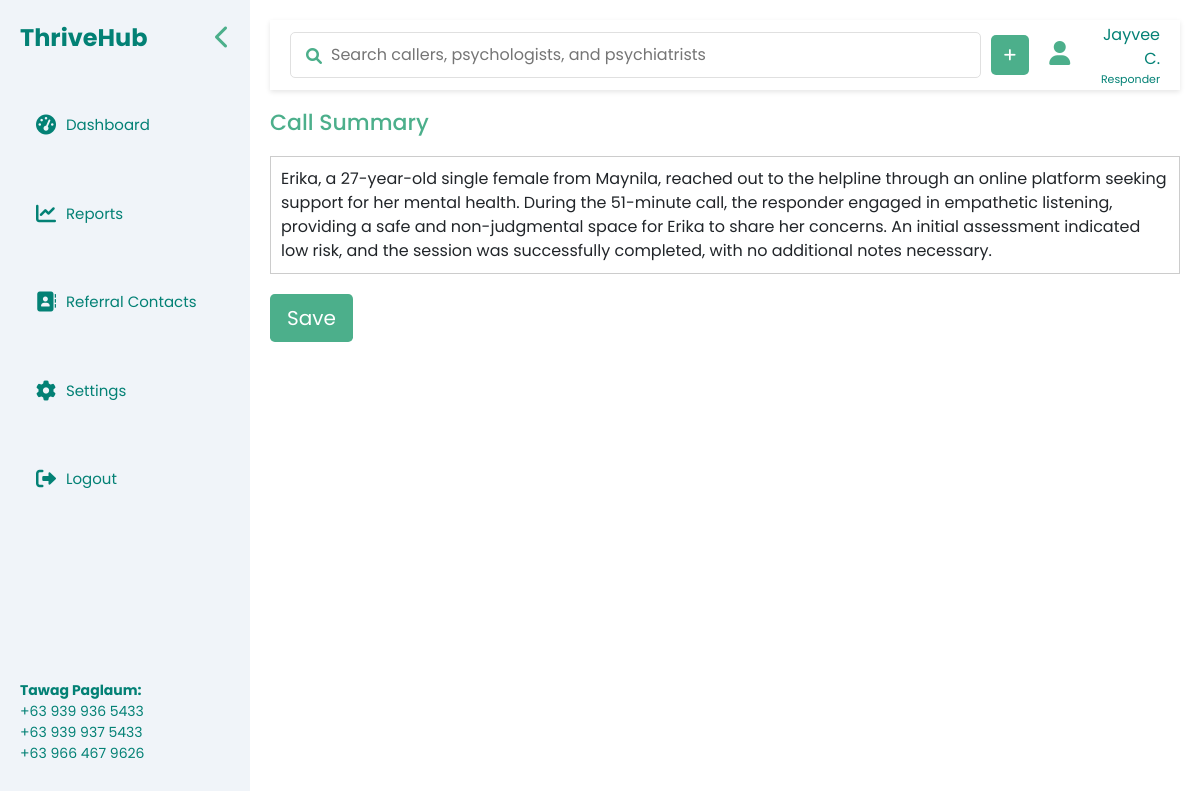
/form/callSummary/1 (signed in), run on the app's committed database.
### form/models.py (models this page shows, shortened)
class Responder(AbstractUser):
    responderID = models.AutoField(primary_key=True)
    mfa_secret = models.CharField(max_length=16, blank=True, null=True)
    mfa_enabled = models.BooleanField(default=False)
    responderName = models.CharField(max_length=255)
    role = models.CharField(max_length=255)
    shift = models.CharField(max_length=255)
    password = models.CharField(default="password")
    username = models.CharField(max_length=150, unique=True)

class AITranscript(models.Model):
    transcriptID = models.AutoField(primary_key=True)
    call_session = models.OneToOneField(CallSession, on_delete=models.CASCADE, related_name='transcript')
    transcriptSummary = models.CharField(max_length=255)
    generatedTimestamp = models.DateTimeField()
    transcriptFeedback = models.CharField(max_length=255)

### form/views.py (the view, shortened to what this page needs)
# urls.py: path('callSummary/<int:session_id>', views.summaryPage, name='SummaryPage'),
def summaryPage(request, session_id):
    session = get_object_or_404(CallSession, sessionID=session_id)
    transcript = getattr(session, 'transcript', None)  # Safely access the related transcript
    if not transcript:
        messages.error(request, "No transcript found for this session.")
        return redirect('AddCall')  # Redirect if no transcript exists
    context = {
        'session': session,
        'summary': transcript.transcriptSummary,
    }
    return render(request, 'form/call_summary.html', context)

### form/templates/form/call_summary.html (shortened to what this page needs)
{% extends 'layout.html' %}
{% block content %}
    <div class="mb-3">
        <h2 class="section-title">Call Summary</h2>
        <form method="POST" id="editSummaryForm">
            <div contenteditable="true" id="editableSummary" style="border: 1px solid #ccc; padding: 10px;">
                {{ summary }}
            </div>
            <button type="submit" class="btn btn-lg def-btn" style="margin-top: 20px;">Save</button>
        </form>
    </div>
{% endblock %}

### templates/layout.html (shortened to what this page needs)
<!doctype html>
{% load static %}
<html lang="en">
<head>
    <link rel="stylesheet" href="https://cdnjs.cloudflare.com/ajax/libs/font-awesome/6.0.0-beta3/css/all.min.css">
    <link rel="stylesheet" href="https://maxcdn.bootstrapcdn.com/bootstrap/4.5.2/css/bootstrap.min.css">
    <link rel="stylesheet" href="{% static 'css/style.css' %}">
</head>
<body>
    <div class="dashboard-container">
    <div class="sidebar">
        <div class="logo">
            <span class="sidebar-title">ThriveHub</span>
            <div class="toggle-icon" onclick="toggleSidebar()">
                <i class="fas fa-chevron-left"></i>
            </div>
        </div>
        <nav>
            <a href="/" class="nav-link"><i class="fas fa-tachometer-alt"></i> <span class="nav-text">Dashboard</span></a>
            <a href="{% url 'Reports' %}" class="nav-link"><i class="fas fa-chart-line"></i> <span class="nav-text">Reports</span></a>
            <a href="/referrals" class="nav-link"><i class="fas fa-address-book"></i> <span class="nav-text">Referral Contacts</span></a>
            <a href="/settings" class="nav-link"><i class="fas fa-cog"></i> <span class="nav-text">Settings</span></a>
            <a href="{% url 'responder:logout' %}" class="nav-link"><i class="fas fa-sign-out-alt"></i> <span class="nav-text">Logout</span></a>
        </nav>
        <div class="sidebar-footer">
            <div class="footer-content">
                <span><b>Tawag Paglaum:</b></span>
                <p>
                    +63 939 936 5433 <br>
                    +63 939 937 5433 <br>
                    +63 966 467 9626 <br>
                </p>
            </div>
        </div>
    </div>
    <div class="main-content">
        <div class="header">
            <div class="search-container">
                <form action="{% url 'search_results' %}" method="GET" class="d-flex" style="width: 100%;">
                    <button type="submit" class="fas fa-search search-icon" style="border-style: none; background-color: transparent;"></button>
                    <input type="text" name="q" class="search-bar" placeholder="Search callers, psychologists, and psychiatrists" required>
                </form>
                <a href="{% url 'AddCall' %}" class="btn btn-sm def-btn add-call-btn">
                    <i class="fa-solid fa-plus"></i>
                </a>
            </div>
            <div class="user-info">
                <a href="{% url 'settings' %}"><i class="fa-solid fa-user"></i></a>
                <span>
                    {% if request.user.is_authenticated %}
                        {{ request.user.first_name|default:"Responder" }} {{ request.user.last_name|default:"" }} <br>
                    {% else %}
                        Responder<br>
                    {% endif %}
                    <span class="responder-text">Responder</span>
                </span>
            </div>
        </div>
        {% block content %}
        {% endblock %}

### static/css/style.css (style rules this page uses)
.dashboard-container { display: flex; height: 100vh; font-family: 'Poppins', sans-serif; }
.sidebar { background-color: #F0F4F9; width: 250px; padding: 20px; display: flex; flex-direction: column; justify-content: space-between; transition: width 0.4s; }
.logo { display: flex; align-items: center; justify-content: space-between; position: relative; }
.sidebar-title { font-size: 24px; font-weight: bold; margin-right: 10px; color: #038175; }
.toggle-icon { cursor: pointer; font-size: 24px; color: #4CAF8B; transition: transform 0.3s; }
.nav-link { text-decoration: none; color: #4CAF8B; margin-bottom: 20px; display: flex; align-items: center; justify-content: flex-start; margin-top: 50px; }
.nav-link i { font-size: 24px; transition: font-size 0.3s; }
.nav-link .nav-text { margin-left: 10px; transition: display 0.3s; }
.sidebar .nav-link i { font-size: 20px; }
.sidebar-footer { display: flex; flex-direction: column; align-items: flex-start; margin-top: auto; font-size: 14px; color: #038175; }
.footer-content { display: block; }
.sidebar a { text-decoration: none; color: #038175; font-size: 15px; display: flex; align-items: center; }
.logo { position: relative; font-size: 24px; font-weight: bold; }
.def-btn { background-color: #4CAF8B; color: white; }
.main-content { flex: 1; background-color: #fff; padding: 20px; display: flex; flex-direction: column; }
.header { background-color: #fff; height: 70px; padding: 10px 20px; display: flex; align-items: center; justify-content: space-between; box-shadow: 0px 2px 5px rgba(0, 0, 0, 0.1); }
.search-container { position: relative; display: flex; align-items: center; width: 200%; align-items: center; }
.header .search-bar { width: 100%; padding: 10px; border: 1px solid #e0e0e0; border-radius: 5px; padding-left: 40px; }
.search-icon { position: absolute; left: 10px; top: 15px; color: #4CAF8B; }
.header .user-info { display: flex; align-items: center; text-align: right; margin-left: 20px; width: 30%; }
.header .user-info i { font-size: 24px; margin-right: 20px; color: #4CAF8B; }
.header .user-info span { color: #038175; display: flex; flex-direction: column; }
.responder-text { font-size: 11px; display: block; }
.section-title { font-size: 22px; color: #4CAF8B; margin-bottom: 20px; margin-top: 20px; }
.add-call-btn { display: flex; align-items: center; justify-content: center; width: 40px; height: 40px; overflow: hidden; background-color: #4CAF8B; color: white; text-decoration: none; border-radius: 5px; transition: width 0.3s ease-in-out, padding 0.3s ease-in-out; white-space: nowrap; position: relative; margin-left: 10px; }
.add-call-btn i { position: absolute; left: 50%; transform: translateX(-50%); transition: left 0.3s ease-in-out; }

### data on the page
Responder: user.first_name "Jayvee", user.last_name "C."
AITranscript: transcriptSummary "Erika, a 27-year-old single female from Maynila, reached out to the helpline through an online platform seeking support for her mental health. During the 51-minute call, the responder engaged in empathetic listening, providing a safe and non-judgmental space for Erika to share her concerns. An initial assessment indicated low risk, and the session was successfully completed, with no additional notes necessary."
